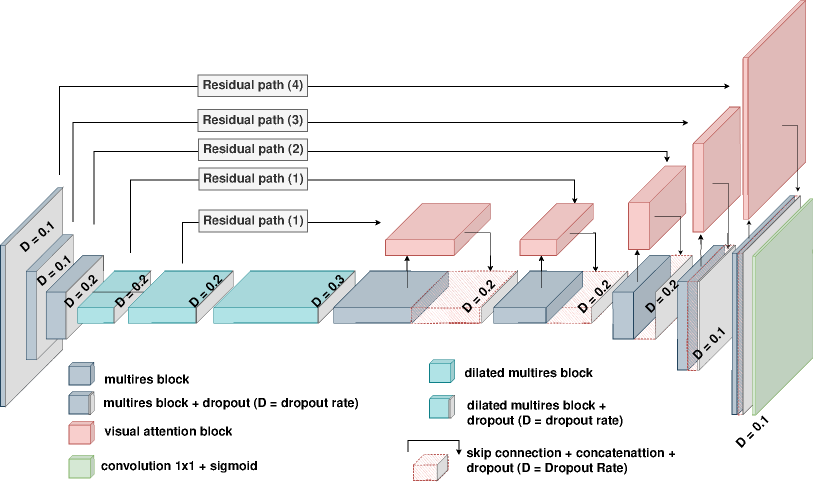
#> input picture images/DMVAnet.png, 1626 x 964 px (shown at 1/2 size)
$ python calculate_image_variance.py --input-image ../images/DMVAnet.png
#> lines starting #> are read from the running program, lines starting #| are printed output that depends on the picture; after the words box and inside, x2 and y2 are one past the last pixel; in counts of white or black regions, pixels touching at a corner belong together; long printed decimals are rounded
#> further down, img is the input picture: shape (964, 1626, 3); mean B, G, R 233.7, 233.7, 234
### preprocessing/preprocess_image_utils.py
import cv2
import os
import numpy as np


# [4 lines left out: function scale_image, not called in this run]


def pad_image(image, border_type):
#> called with border_type = 'replicate'
    horizontal_remainder = image.shape[1] % 256
#> horizontal_remainder = 90
    vertical_remainder = image.shape[0] % 256
#> vertical_remainder = 196
    horizontal = 0
    vertical = 0
    if horizontal_remainder != 0:
        horizontal = 256 - horizontal_remainder
#> horizontal = 166
    if vertical_remainder != 0:
        vertical = 256 - vertical_remainder
#> vertical = 60

    if border_type=='dump':
        if horizontal_remainder != 0 or vertical_remainder != 0:
            return None

    left = horizontal // 2
#> left = 83
    right = horizontal - left
#> right = 83
    top = vertical // 2
#> top = 30
    bottom = vertical - top
#> bottom = 30
    if border_type == 'replicate':
        return cv2.copyMakeBorder(image, top, bottom, left, right, cv2.BORDER_REPLICATE)
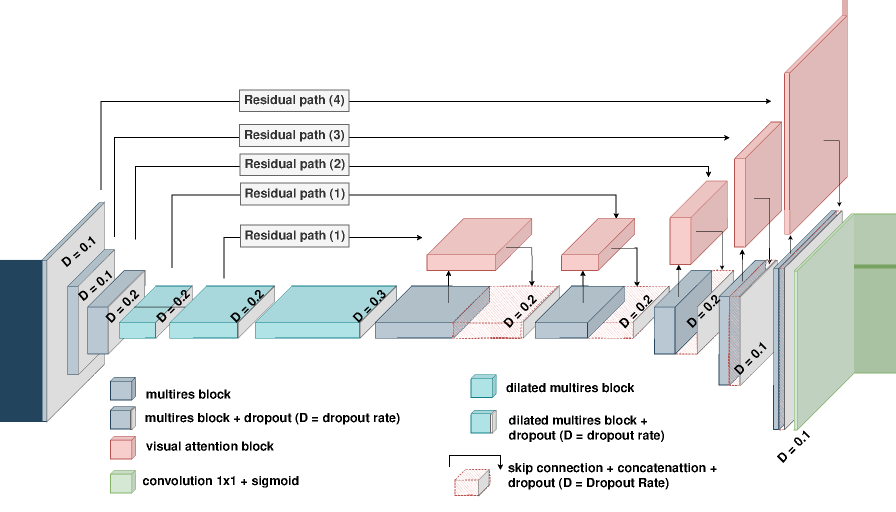
#> returned value: shape (1024, 1792, 3) (shown at 1/2 size); mean of channels 0, 1, 2 233.1, 233.2, 232.7; drawn as B, G, R
    elif border_type == 'reflect_101':
        return cv2.copyMakeBorder(image, top, bottom, left, right, cv2.BORDER_REFLECT_101)
    else:
        return cv2.copyMakeBorder(image, top, bottom, left, right, cv2.BORDER_CONSTANT, None,
                                  (255, 255, 255) if border_type == 'white' else (0, 0, 0))


# [18 lines left out: function extract_save_image_patches, not called in this run]


def extract_image_patches(image):
    i = 0
    j = 0
    patches = []
    while i < image.shape[0] - 128:
        while j < image.shape[1] - 128:
            patch = image[i:i + 256, j:j + 256]
            assert patch.shape[0] == 256
            assert patch.shape[1] == 256
            patches.append(patch)
            j += 128
        j = 0
        i += 128
#> after the loop, i = 896; patches = 91 items
    return patches

### preprocessing/calculate_image_variance.py
import cv2
import argparse
import os
import sys
import numpy as np
import preprocess_image_utils

parser = argparse.ArgumentParser(description='Calculate image variance')
parser.add_argument('--input-image', help='Input image', required=True)
args = parser.parse_args()

input_image = args.input_image

if not os.path.exists(input_image) or not os.path.isfile(input_image):
    print('Bad input image')
    sys.exit(0)

img = cv2.imread(input_image)
padded_img = preprocess_image_utils.pad_image(img, 'replicate')
patches = preprocess_image_utils.extract_image_patches(padded_img)
#> patches = 91 items
for patch in patches:
    variance = np.var(patch)
    float_variance = np.var(patch.astype(float)/255.0)
    hsv = cv2.cvtColor(patch, cv2.COLOR_BGR2HSV)
    v_variance = np.var(hsv[:, :, 2])
    s_variance = np.var([hsv[:,:,1]])
    print('Variance: {}, float variance: {}, s variance: {}, v varnace: {}'.format(variance, float_variance,
                                                                                   s_variance, v_variance))
    cv2.imshow('test', patch)
    cv2.waitKey(0)
#> this loop made 91 passes
#> (variance, float_variance, v_variance, s_variance) on passes 1 to 12: (211.6, 0.00325, 211.6, 0), (463, 0.00712, 463, 0), (680.2, 0.0105, 680.2, 0), (1303.8, 0.0201, 1303.8, 0), (1360.6, 0.0209, 1360.6, 0), (742.9, 0.0114, 742.9, 0), (504, 0.00775, 504, 0), (504, 0.00775, 504, 0), (504, 0.00775, 504, 0), (504, 0.00775, 504, 0), (532.2, 0.00818, 529.3, 3.43), (1096, 0.0169, 486.6, 575.8)
#| Variance: 211.638, float variance: 0.003255, s variance: 0.0, v varnace: 211.638
#| Variance: 462.991, float variance: 0.00712, s variance: 0.0, v varnace: 462.991
#| Variance: 680.182, float variance: 0.01046, s variance: 0.0, v varnace: 680.182
#| Variance: 1303.783, float variance: 0.02005, s variance: 0.0, v varnace: 1303.783
#| Variance: 1360.579, float variance: 0.02092, s variance: 0.0, v varnace: 1360.579
#| Variance: 742.879, float variance: 0.01142, s variance: 0.0, v varnace: 742.879
#| Variance: 504.039, float variance: 0.007751, s variance: 0.0, v varnace: 504.039
#| Variance: 504.039, float variance: 0.007751, s variance: 0.0, v varnace: 504.039
#> (further printed lines are left out)
#> pass 1, `cv2.imshow('test', patch)`:
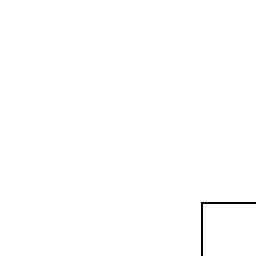
#> window 'test': shape (256, 256, 3); 99.7% white; black in thin lines or dots, all inside (x1, y1, x2, y2) = (201, 202, 256, 256)
#> pass 2, `cv2.imshow('test', patch)`:
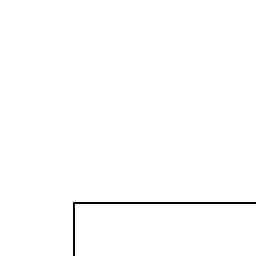
#> window 'test': shape (256, 256, 3); 99.3% white; black in thin lines or dots, all inside (x1, y1, x2, y2) = (73, 202, 256, 256)
